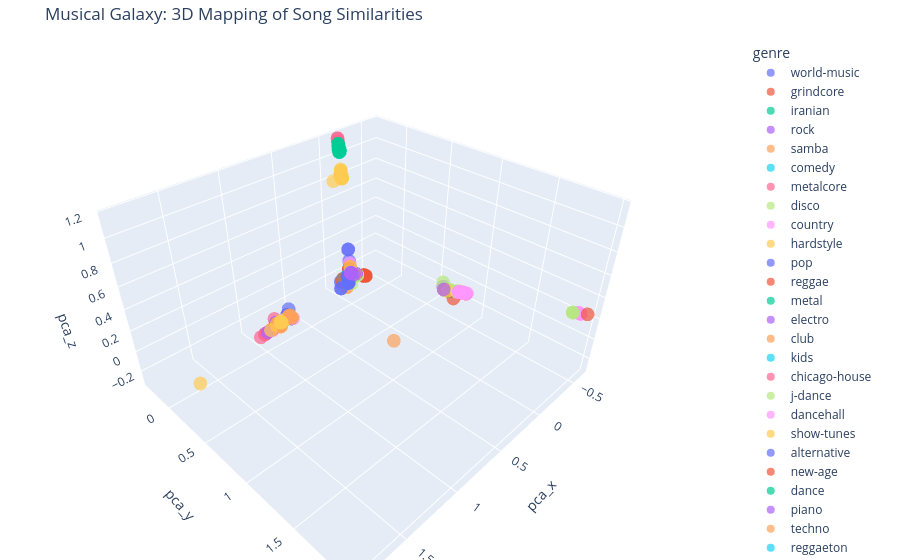

Here is the notebook cell this chart was saved with:
### Code cell
# --- 3D Dimensionality Reduction & Visualization ---
from sklearn.decomposition import PCA
import plotly.express as px

# 1. Converting 1000 dimensions into 3
pca = PCA(n_components=3)
vector_3d = pca.fit_transform(vector)

# 2. Adding new 3D coordinates back into the dataframe
music_list['pca_x'] = vector_3d[:, 0]
music_list['pca_y'] = vector_3d[:, 1]
music_list['pca_z'] = vector_3d[:, 2]

# 3. Creating an interactive 3D scatter plot!
# Coloring the points by genre.
fig = px.scatter_3d(
    music_list, 
    x='pca_x', 
    y='pca_y', 
    z='pca_z',
    color='genre',           # Color-coded by genre
    hover_name='track_name', # Shows track name when you hover
    hover_data=['artist_name'],
    title="Musical Galaxy: 3D Mapping of Song Similarities",
    opacity=0.7
)

# Render the interactive graph! (You can click and drag to rotate it)
fig.update_layout(margin=dict(l=0, r=0, b=0, t=40))
fig.show()
